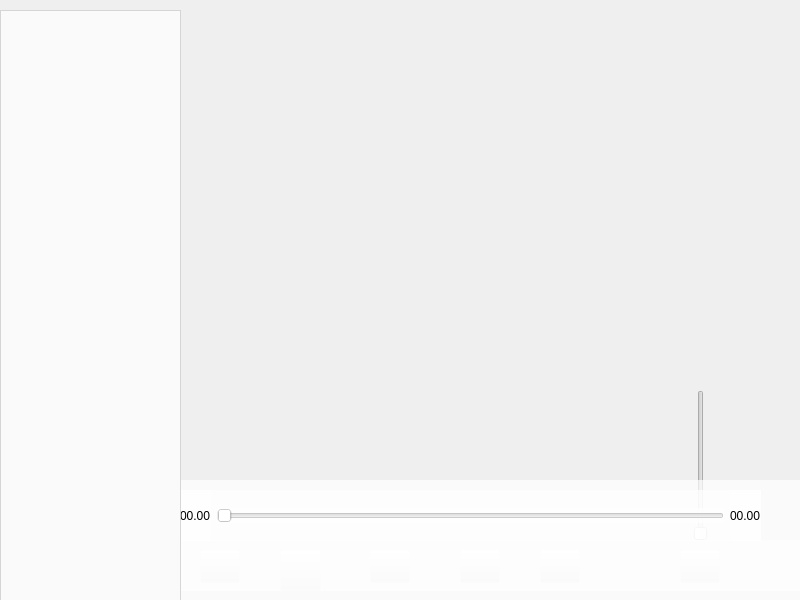
<?xml version="1.0" encoding="UTF-8"?>
<ui version="4.0">
 <class>Widget</class>
 <widget class="QWidget" name="Widget">
  <property name="geometry">
   <rect>
    <x>0</x>
    <y>0</y>
    <width>800</width>
    <height>600</height>
   </rect>
  </property>
  <property name="windowTitle">
   <string>Widget</string>
  </property>
  <property name="styleSheet">
   <string notr="true">QPushButton:hover
{
	
	background-color: rgb(208, 208, 208);
}</string>
  </property>
  <widget class="QWidget" name="widget" native="true">
   <property name="geometry">
    <rect>
     <x>-10</x>
     <y>0</y>
     <width>811</width>
     <height>601</height>
    </rect>
   </property>
   <property name="styleSheet">
    <string notr="true"/>
   </property>
   <widget class="QWidget" name="widget_3" native="true">
    <property name="geometry">
     <rect>
      <x>690</x>
      <y>380</y>
      <width>51</width>
      <height>161</height>
     </rect>
    </property>
    <widget class="QSlider" name="verticalSlider">
     <property name="geometry">
      <rect>
       <x>10</x>
       <y>10</y>
       <width>22</width>
       <height>151</height>
      </rect>
     </property>
     <property name="orientation">
      <enum>Qt::Vertical</enum>
     </property>
    </widget>
   </widget>
   <widget class="QWidget" name="widget_4" native="true">
    <property name="geometry">
     <rect>
      <x>190</x>
      <y>480</y>
      <width>641</width>
      <height>121</height>
     </rect>
    </property>
    <property name="styleSheet">
     <string notr="true">background-color: rgba(255, 255, 255, 175);</string>
    </property>
    <widget class="QWidget" name="widget_2" native="true">
     <property name="geometry">
      <rect>
       <x>0</x>
       <y>60</y>
       <width>621</width>
       <height>51</height>
      </rect>
     </property>
     <property name="styleSheet">
      <string notr="true">QPushButton{
	background-color: rgba(255, 255, 255, 0);
}
QPushButton:hover
{
	background-color: rgb(208, 208, 208);
}</string>
     </property>
     <widget class="QPushButton" name="last">
      <property name="geometry">
       <rect>
        <x>190</x>
        <y>10</y>
        <width>40</width>
        <height>33</height>
       </rect>
      </property>
      <property name="minimumSize">
       <size>
        <width>33</width>
        <height>33</height>
       </size>
      </property>
      <property name="styleSheet">
       <string notr="true">border-image: url(:/icon/last.png);</string>
      </property>
      <property name="text">
       <string/>
      </property>
     </widget>
     <widget class="QPushButton" name="play">
      <property name="geometry">
       <rect>
        <x>280</x>
        <y>10</y>
        <width>40</width>
        <height>33</height>
       </rect>
      </property>
      <property name="minimumSize">
       <size>
        <width>33</width>
        <height>33</height>
       </size>
      </property>
      <property name="styleSheet">
       <string notr="true">border-image: url(:/icon/icon_play.png);</string>
      </property>
      <property name="text">
       <string/>
      </property>
     </widget>
     <widget class="QPushButton" name="next">
      <property name="geometry">
       <rect>
        <x>360</x>
        <y>10</y>
        <width>40</width>
        <height>33</height>
       </rect>
      </property>
      <property name="minimumSize">
       <size>
        <width>33</width>
        <height>33</height>
       </size>
      </property>
      <property name="styleSheet">
       <string notr="true">border-image: url(:/icon/next.png);</string>
      </property>
      <property name="text">
       <string/>
      </property>
     </widget>
     <widget class="QPushButton" name="add">
      <property name="geometry">
       <rect>
        <x>20</x>
        <y>10</y>
        <width>40</width>
        <height>33</height>
       </rect>
      </property>
      <property name="minimumSize">
       <size>
        <width>33</width>
        <height>33</height>
       </size>
      </property>
      <property name="styleSheet">
       <string notr="true">border-image: url(:/icon/add_list.png);</string>
      </property>
      <property name="text">
       <string/>
      </property>
     </widget>
     <widget class="QPushButton" name="voice">
      <property name="geometry">
       <rect>
        <x>500</x>
        <y>10</y>
        <width>40</width>
        <height>33</height>
       </rect>
      </property>
      <property name="minimumSize">
       <size>
        <width>33</width>
        <height>33</height>
       </size>
      </property>
      <property name="styleSheet">
       <string notr="true">border-image: url(:/icon/voice.png);</string>
      </property>
      <property name="text">
       <string/>
      </property>
     </widget>
     <widget class="QPushButton" name="playmodel">
      <property name="geometry">
       <rect>
        <x>100</x>
        <y>10</y>
        <width>41</width>
        <height>41</height>
       </rect>
      </property>
      <property name="minimumSize">
       <size>
        <width>33</width>
        <height>33</height>
       </size>
      </property>
      <property name="styleSheet">
       <string notr="true">border-image: url(:/icon/order.png);</string>
      </property>
      <property name="text">
       <string/>
      </property>
     </widget>
    </widget>
    <widget class="QWidget" name="horizontalLayoutWidget">
     <property name="geometry">
      <rect>
       <x>0</x>
       <y>10</y>
       <width>581</width>
       <height>51</height>
      </rect>
     </property>
     <layout class="QHBoxLayout" name="horizontalLayout">
      <item>
       <widget class="QLabel" name="nowtime">
        <property name="text">
         <string>00.00</string>
        </property>
       </widget>
      </item>
      <item>
       <widget class="QSlider" name="horizontalSlider">
        <property name="orientation">
         <enum>Qt::Horizontal</enum>
        </property>
       </widget>
      </item>
      <item>
       <widget class="QLabel" name="totallabel">
        <property name="text">
         <string>00.00</string>
        </property>
       </widget>
      </item>
     </layout>
    </widget>
   </widget>
   <widget class="QListWidget" name="listWidget">
    <property name="geometry">
     <rect>
      <x>10</x>
      <y>10</y>
      <width>181</width>
      <height>591</height>
     </rect>
    </property>
    <property name="styleSheet">
     <string notr="true">background-color: rgba(255, 255, 255, 175);</string>
    </property>
   </widget>
   <widget class="running" name="widget_5" native="true">
    <property name="geometry">
     <rect>
      <x>300</x>
      <y>20</y>
      <width>361</width>
      <height>331</height>
     </rect>
    </property>
   </widget>
  </widget>
 </widget>
 <customwidgets>
  <customwidget>
   <class>running</class>
   <extends>QWidget</extends>
   <header location="global">running.h</header>
   <container>1</container>
  </customwidget>
 </customwidgets>
 <resources/>
 <connections/>
</ui>
